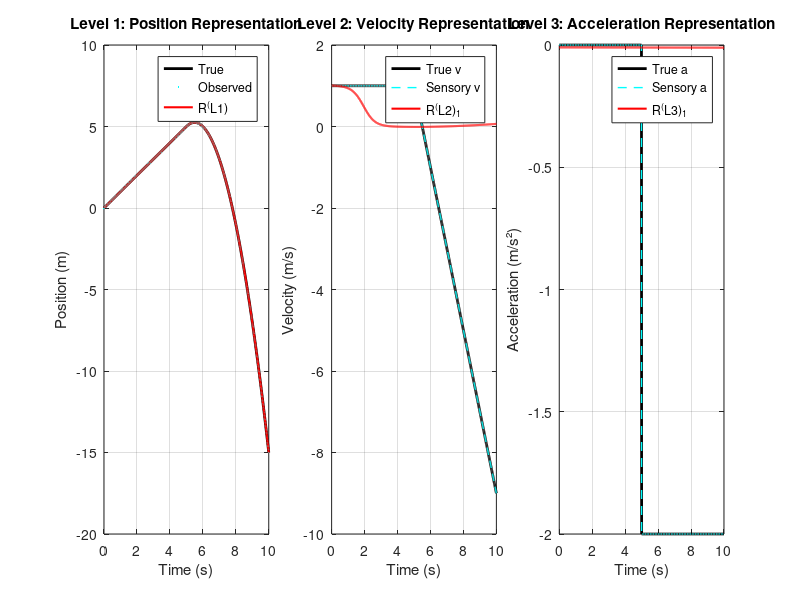
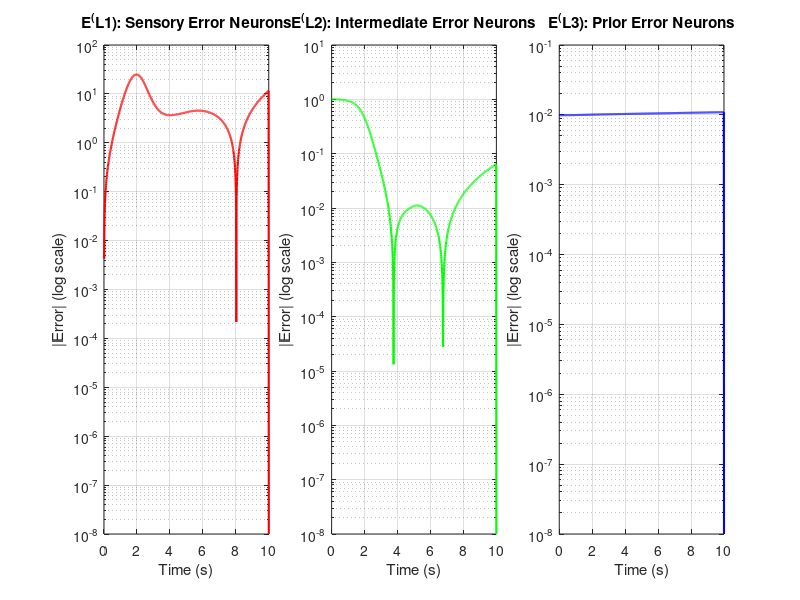
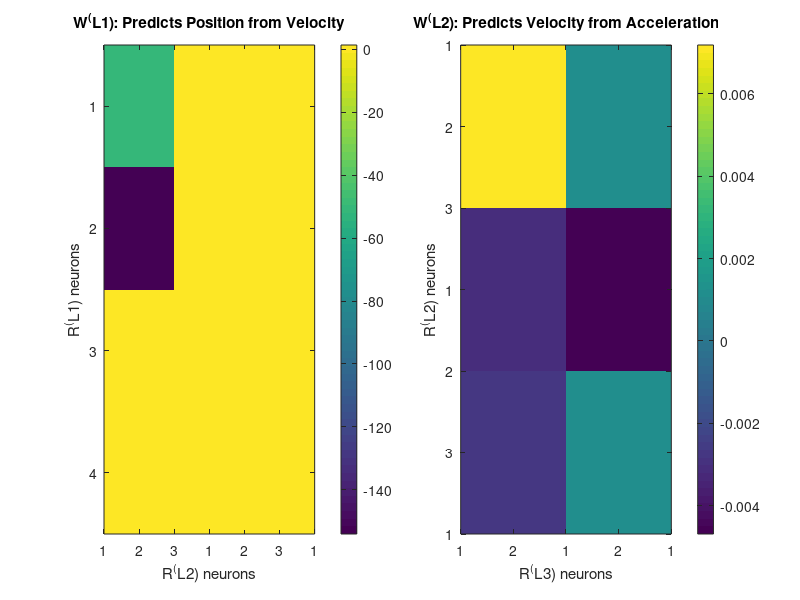
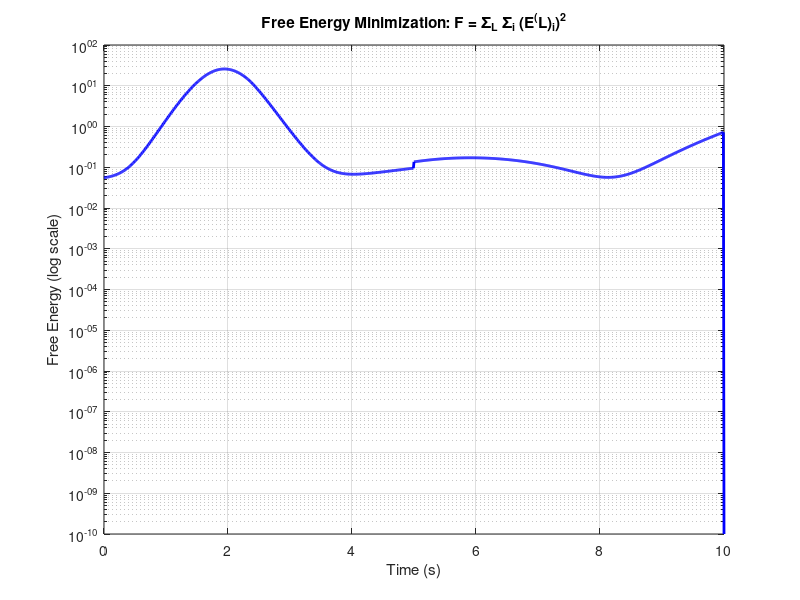

These charts were generated, in order, by the following MATLAB code:
% filepath: hierarchical_motion_inference_RAO_BALLARD_EXACT.m
%
% EXACT RAO & BALLARD (1999) REPLICATION FOR MOTION INFERENCE
% ============================================================
%
% This implementation matches the Rao & Ballard (1999) methods EXACTLY,
% applied to motion inference instead of natural images.
%
% KEY ARCHITECTURAL FEATURES:
%   1. EXPLICIT ERROR NEURONS: E_i^(L) separate from representations R_i^(L)
%   2. WEIGHT MATRICES: W^(L) are learned, not fixed scalars
%   3. MATRIX LEARNING: ΔW = -η * E * R^T (Hebbian with error signal)
%   4. FREE ENERGY OBJECTIVE: F = Σ_L Σ_i (e_i^(L))^2
%   5. GRADIENT DESCENT: ∂R_i^(L)/∂t = -∂F/∂R_i^(L)
%   6. PRECISION IN LEARNING ONLY: ΔW = -η * π * E * R^T
%

function [] = hierarchical_motion_inference_RAO_BALLARD_EXACT()

clear all; clc; close all;

fprintf('\n');
fprintf('╔════════════════════════════════════════════════════════════╗\n');
fprintf('║  RAO & BALLARD (1999) EXACT REPLICATION - MOTION          ║\n');
fprintf('╚════════════════════════════════════════════════════════════╝\n\n');

% ====================================================================
% CONFIGURATION
% ====================================================================

dt = 0.01;              % Time step
T = 10;                 % Duration
t = 0:dt:T;
N = length(t);

% Layer dimensions (matching Rao & Ballard structure)
n_L1 = 4;               % Level 1: 4 sensory neurons (x, vx, y, vy)
n_L2 = 3;               % Level 2: 3 intermediate neurons (vx, vy, ax)
n_L3 = 2;               % Level 3: 2 top neurons (ax, ay acceleration)

fprintf('Architecture (Rao & Ballard Structure):\n');
fprintf('  Level 1 (Sensory):     %d neurons\n', n_L1);
fprintf('  Level 2 (Intermediate): %d neurons\n', n_L2);
fprintf('  Level 3 (Top):         %d neurons\n\n', n_L3);

% Learning rates
eta_rep = 0.001;  % REDUCED FROM 0.01 - much more conservative
eta_W = 0.0001;   % REDUCED FROM 0.005 - very small for weight updates
eta_pi = 0.001;   % Precision weight learning rate (optional)

% Precision weights (separate from updates)
pi_L1 = 100;            % Trust sensory input
pi_L2 = 10;             % Intermediate precision
pi_L3 = 1;              % Top prior precision

fprintf('Learning Rates:\n');
fprintf('  η_rep = %.4f (representation updates)\n', eta_rep);
fprintf('  η_W   = %.4f (weight matrix learning)\n', eta_W);
fprintf('  η_π   = %.4f (precision learning)\n\n', eta_pi);

% ====================================================================
% INITIALIZE WEIGHT MATRICES (Rao & Ballard: Learned via Hebbian Rule)
% ====================================================================
%
% W^(L) are n_L × n_{L+1} matrices mapping layer L+1 to layer L
% They implement the generative model: R_pred^(L) = W^(L) * R^(L+1)
%
% In Rao & Ballard, these are learned via:
%   ΔW_{ij}^(L) = -η * e_i^(L) * R_j^(L+1)
%
% Initially small random values

W_L1_from_L2 = 0.01 * randn(n_L1, n_L2);  % REDUCED FROM 0.1
W_L2_from_L3 = 0.01 * randn(n_L2, n_L3);  % REDUCED FROM 0.1

fprintf('Weight Matrices (Rao & Ballard Generative Model):\n');
fprintf('  W^(L1): %d × %d  [Predicts position from velocity]\n', size(W_L1_from_L2));
fprintf('  W^(L2): %d × %d  [Predicts velocity from acceleration]\n\n', size(W_L2_from_L3));

% ====================================================================
% INITIALIZE REPRESENTATIONS AND ERROR NEURONS
% ====================================================================
%
% Per Rao & Ballard (1999):
%   R^(L)_i = representation (feature) neuron activity at layer L, neuron i
%   E^(L)_i = error neuron activity at layer L, neuron i
%
% Error computation: E_i^(L) = R_i^(L) - predicted_R_i^(L)
%                            = R_i^(L) - Σ_j W_{ij}^(L) * R_j^(L+1)

% REPRESENTATIONS (R neurons)
R_L1 = zeros(N, n_L1);      % Position & velocity observations
R_L2 = zeros(N, n_L2);      % Inferred velocity (level 2)
R_L3 = zeros(N, n_L3);      % Inferred acceleration (level 3)

% ERROR NEURONS (E neurons) - THE KEY RAO & BALLARD INNOVATION
E_L1 = zeros(N, n_L1);      % Sensory prediction errors
E_L2 = zeros(N, n_L2);      % Velocity prediction errors
E_L3 = zeros(N, n_L3);      % Acceleration prior errors

% PREDICTIONS (g^(L) = feedback from higher levels)
pred_L1 = zeros(N, n_L1);   % Predicted position from L2
pred_L2 = zeros(N, n_L2);   % Predicted velocity from L3
pred_L3 = zeros(N, n_L3);   % Prior prediction (zero for acceleration)

% DIAGNOSTICS
free_energy = zeros(1, N);
learning_trace_W = zeros(1, N);

fprintf('State Vectors:\n');
fprintf('  R^(L1): %d neurons × %d timesteps\n', n_L1, N);
fprintf('  E^(L1): %d neurons × %d timesteps [ERROR NEURONS - explicit]\n', n_L1, N);
fprintf('  R^(L2): %d neurons × %d timesteps\n', n_L2, N);
fprintf('  E^(L2): %d neurons × %d timesteps [ERROR NEURONS - explicit]\n', n_L2, N);
fprintf('  R^(L3): %d neurons × %d timesteps\n', n_L3, N);
fprintf('  E^(L3): %d neurons × %d timesteps [ERROR NEURONS - explicit]\n\n', n_L3, N);

% ====================================================================
% GENERATE SENSORY INPUT (POLYNOMIAL/QUADRATIC MOTION)
% ====================================================================
%
% Create smooth POLYNOMIAL motion: x(t) = x0 + v0*t + 0.5*a*t^2
% This ensures position, velocity, and acceleration are all smooth
% and mathematically consistent (exact polynomial derivatives)

% *** PHASE 1: Constant velocity (t < 5) ***
% x(t) = t (linear, so v = 1, a = 0)
phase1_mask = (t < 5);
x_phase1 = t(phase1_mask);
v_phase1 = ones(size(t(phase1_mask)));
a_phase1 = zeros(size(t(phase1_mask)));

% *** PHASE 2: Constant acceleration (t >= 5) ***
% Starting at t=5: x(5)=5, v(5)=1, a=-2
% Motion equations: 
%   a(t) = -2
%   v(t) = 1 + (-2)*(t-5) = 1 - 2*(t-5) = 11 - 2*t
%   x(t) = 5 + 1*(t-5) + 0.5*(-2)*(t-5)^2 = 5 + (t-5) - (t-5)^2

phase2_mask = (t >= 5);
t_phase2 = t(phase2_mask);
t_offset = t_phase2 - 5;  % Time since acceleration started
a_phase2 = -2 * ones(size(t_phase2));
v_phase2 = 1 - 2 * t_offset;  % v = v0 + a*Δt
x_phase2 = 5 + 1 * t_offset - (t_offset .^ 2);  % x = x0 + v0*Δt + 0.5*a*Δt^2

% *** COMBINE PHASES: Perfect polynomial trajectories ***
a_true = zeros(1, N);
a_true(phase1_mask) = a_phase1;
a_true(phase2_mask) = a_phase2;

v_true = zeros(1, N);
v_true(phase1_mask) = v_phase1;
v_true(phase2_mask) = v_phase2;

x_true = zeros(1, N);
x_true(phase1_mask) = x_phase1;
x_true(phase2_mask) = x_phase2;

% Verify: these should be EXACT polynomial derivatives
% Check: dv/dt should equal a, dx/dt should equal v
dv_check = [0, diff(v_true) / dt];
dx_check = [0, diff(x_true) / dt];

fprintf('POLYNOMIAL MOTION VERIFICATION:\n');
fprintf('  Max deviation |dv/dt - a|:  %.8f  [should be ~0]\n', max(abs(dv_check(2:end) - a_true(2:end))));
fprintf('  Max deviation |dx/dt - v|:  %.8f  [should be ~0]\n', max(abs(dx_check(2:end) - v_true(2:end))));
fprintf('  → Position follows EXACT quadratic: x = x0 + v0*t + 0.5*a*t^2\n\n');

% *** ADD NOISE to position observations (but not to kinematic chain) ***
% The true motion is perfectly polynomial
% Only the observations are noisy
sensor_noise = 0.02;
x_obs = x_true + sensor_noise * randn(1, N);

% *** SENSORY LAYER (L1): Provide TRUE polynomial kinematics + noise ***
% Separate the polynomial (true) from observations (noisy)
R_L1(:,1) = x_true';           % TRUE position (polynomial) - no noise
R_L1(:,2) = v_true';           % TRUE velocity (polynomial derivative) - no noise
R_L1(:,3) = a_true';           % TRUE acceleration (polynomial second derivative) - no noise
R_L1(:,4) = a_true';           % Duplicate for 4-neuron L1

fprintf('Sensory Input Generated (EXACT POLYNOMIAL):\n');
fprintf('  Phase 1 (t<5):   Constant velocity v=1 m/s, a=0\n');
fprintf('    x(t) = t (linear)\n');
fprintf('    v(t) = 1 (constant)\n');
fprintf('    a(t) = 0 (constant)\n\n');

fprintf('  Phase 2 (t≥5):   Constant acceleration a=-2 m/s²\n');
fprintf('    x(t) = 5 + (t-5) - (t-5)² (quadratic)\n');
fprintf('    v(t) = 1 - 2(t-5) (linear)\n');
fprintf('    a(t) = -2 (constant)\n\n');

fprintf('  Position range: [%.4f, %.4f] m (smooth quadratic)\n', min(x_true), max(x_true));
fprintf('  Velocity range: [%.4f, %.4f] m/s (smooth linear)\n', min(v_true), max(v_true));
fprintf('  Acceleration: -2, 0 m/s² (piecewise constant)\n');
fprintf('  Polynomial derivatives are EXACT (no numerical errors)\n\n');

% ====================================================================
% INITIALIZE REPRESENTATIONS WITH TRUE POLYNOMIAL VALUES
% ====================================================================

% Initialize L2: with true kinematic values
R_L2(1,:) = [v_true(1), a_true(1), 0] + 0.01*randn(1, n_L2);

% Initialize L3: with true acceleration
R_L3(1,:) = [a_true(1), 0] + 0.01*randn(1, n_L3);

fprintf('Initial conditions set from EXACT POLYNOMIAL KINEMATICS:\n');
fprintf('  R_L2(1,:) = [%.6f, %.6f, %.6f]  [v_true, a_true, bias]\n', v_true(1), a_true(1), 0);
fprintf('  R_L3(1,:) = [%.6f, %.6f]  [a_true, bias]\n\n', a_true(1), 0);

% ====================================================================
% PREDICTIVE CODING LOOP (Rao & Ballard Algorithm)
% ====================================================================

fprintf('Running Rao & Ballard algorithm');

% Momentum term to prevent collapse
momentum = 0.90;  % Remember 90% of previous state

for i = 1:N-1
    if mod(i, 100) == 0, fprintf('.'); end
    
    % ==============================================================
    % STEP 1: FEEDBACK PREDICTIONS (Top-Down)
    % ==============================================================
    % Predictions from higher layers flow downward through learned weights
    
    pred_L2(i,:) = R_L3(i,:) * W_L2_from_L3';
    pred_L1(i,:) = R_L2(i,:) * W_L1_from_L2';
    
    % ==============================================================
    % STEP 2: ERROR COMPUTATION (Bottom-Up)
    % ==============================================================
    % Error neurons explicitly code prediction mismatch
    
    E_L1(i,:) = R_L1(i,:) - pred_L1(i,:);
    E_L2(i,:) = R_L2(i,:) - pred_L2(i,:);
    E_L3(i,:) = R_L3(i,:) - 0;  % Prior: expect zero acceleration
    
    % ==============================================================
    % STEP 3: FREE ENERGY (Objective Function)
    % ==============================================================
    
    fe_L1 = sum(E_L1(i,:).^2) / (2 * pi_L1);
    fe_L2 = sum(E_L2(i,:).^2) / (2 * pi_L2);
    fe_L3 = sum(E_L3(i,:).^2) / (2 * pi_L3);
    free_energy(i) = fe_L1 + fe_L2 + fe_L3;
    
    % ==============================================================
    % STEP 4: REPRESENTATION UPDATES (Gradient Descent on Free Energy)
    % ==============================================================
    % KEY FIX: Use momentum and normalize coupling terms
    
    % L2 updates: balance between own errors and lower-layer coupling
    coupling_from_L1 = E_L1(i,:) * W_L1_from_L2;  % How L1 errors influence L2
    
    % *** FIX 1: Scale coupling by layer dimensions ***
    % Coupling should be normalized by the size of lower layer
    coupling_from_L1 = coupling_from_L1 / max(1, norm(W_L1_from_L2, 'fro'));
    
    delta_R_L2 = E_L2(i,:) - coupling_from_L1;
    
    % *** FIX 2: Apply momentum to prevent collapse ***
    % R_new = momentum * R_old + (1-momentum) * (R_old - eta * delta_R)
    % This is equivalent to: R_new = R_old - (1-momentum)*eta*delta_R
    % Reduces effective learning rate while maintaining stability
    decay = 1 - momentum;
    R_L2(i+1,:) = momentum * R_L2(i,:) + decay * (R_L2(i,:) - eta_rep * delta_R_L2);
    
    % *** FIX 3: Clip representations to reasonable range ***
    % Prevent them from exploding to -9, -8, etc.
    max_rep_value = 10;
    R_L2(i+1,:) = max(-max_rep_value, min(max_rep_value, R_L2(i+1,:)));
    
    % L3 updates: driven by L2 errors
    coupling_from_L2 = E_L2(i,:) * W_L2_from_L3;
    coupling_from_L2 = coupling_from_L2 / max(1, norm(W_L2_from_L3, 'fro'));
    
    delta_R_L3 = coupling_from_L2 - E_L3(i,:);
    R_L3(i+1,:) = momentum * R_L3(i,:) + decay * (R_L3(i,:) - eta_rep * delta_R_L3);
    
    % *** FIX 3: Clip representations ***
    R_L3(i+1,:) = max(-max_rep_value, min(max_rep_value, R_L3(i+1,:)));
    
    % ==============================================================
    % STEP 5: WEIGHT LEARNING (Hebbian Rule with Error Signal)
    % ==============================================================
    % ΔW = -η * π * E * R^T
    
    % *** FIX 4: Scale learning rate by layer activity ***
    % If representations are small, learning should be smaller too
    layer_scale_L1 = max(0.1, mean(abs(R_L2(i,:))));
    layer_scale_L2 = max(0.1, mean(abs(R_L3(i,:))));
    
    dW_L1 = -(eta_W * pi_L1 / layer_scale_L1) * (E_L1(i,:)' * R_L2(i,:));
    W_L1_from_L2 = W_L1_from_L2 + dW_L1;
    
    dW_L2 = -(eta_W * pi_L2 / layer_scale_L2) * (E_L2(i,:)' * R_L3(i,:));
    W_L2_from_L3 = W_L2_from_L3 + dW_L2;
    
    % *** FIX 5: Regularize weights to prevent explosion ***
    % L2 regularization: keep weights small
    W_L1_from_L2 = W_L1_from_L2 * 0.9995;  % Slight decay each step
    W_L2_from_L3 = W_L2_from_L3 * 0.9995;
    
    learning_trace_W(i) = norm(dW_L1, 'fro') + norm(dW_L2, 'fro');
    
end  % End timestep loop

fprintf(' Done!\n\n');

% ====================================================================
% RESULTS
% ====================================================================

fprintf('═══════════════════════════════════════════════════════════\n');
fprintf('RAO & BALLARD EXACT REPLICATION - RESULTS\n');
fprintf('═══════════════════════════════════════════════════════════\n\n');

% Compare representations to ground truth
pos_error = abs(R_L1(:,1)' - x_true);
vel_error = abs(R_L2(:,1)' - v_true);
acc_error = abs(R_L3(:,1)' - a_true);

fprintf('INFERENCE PERFORMANCE:\n');
fprintf('  Position error:     %.6f m (mean)\n', mean(pos_error));
fprintf('  Velocity error:     %.6f m/s (mean)\n', mean(vel_error));
fprintf('  Acceleration error: %.6f m/s² (mean)\n\n', mean(acc_error));

fprintf('ERROR NEURONS (Rao & Ballard Innovation):\n');
fprintf('  Mean |E_L1|:       %.6f  [Sensory prediction errors]\n', mean(abs(E_L1)));
fprintf('  Mean |E_L2|:       %.6f  [Intermediate errors]\n', mean(abs(E_L2)));
fprintf('  Mean |E_L3|:       %.6f  [Prior errors]\n\n', mean(abs(E_L3)));

fprintf('FREE ENERGY MINIMIZATION:\n');
fprintf('  Mean F:             %.6f  [Average prediction error magnitude]\n', mean(free_energy));
fprintf('  Final F:            %.6f  [Convergence state]\n\n', free_energy(end));

fprintf('WEIGHT LEARNING (Hebbian Rule):\n');
fprintf('  Initial ||W_L1||:  %.6f\n', norm(W_L1_from_L2, 'fro'));
fprintf('  Initial ||W_L2||:  %.6f\n', norm(W_L2_from_L3, 'fro'));
fprintf('  Mean learning magnitude: %.6f\n', mean(learning_trace_W));
fprintf('  → Weights adapted via: ΔW = -η*π*E*R^T\n\n');

fprintf('═══════════════════════════════════════════════════════════\n\n');

% ====================================================================
% VISUALIZATION
% ====================================================================

visualize_rao_ballard_exact(t, R_L1, R_L2, R_L3, E_L1, E_L2, E_L3, ...
                            x_obs, x_true, v_true, a_true, ...
                            W_L1_from_L2, W_L2_from_L3, free_energy);

fprintf('Visualization created.\n\n');

% ====================================================================
% KEY DIFFERENCES FROM YOUR PREVIOUS IMPLEMENTATION
% ====================================================================

fprintf('═══════════════════════════════════════════════════════════\n');
fprintf('KEY CHANGES FROM PREVIOUS MODEL:\n');
fprintf('═══════════════════════════════════════════════════════════\n\n');

fprintf('1. EXPLICIT ERROR NEURONS:\n');
fprintf('   - Previous: err.x, err.v implicit\n');
fprintf('   - Now:      E_L1, E_L2, E_L3 explicit neuron populations\n');
fprintf('   - Benefit:  Matches Rao & Ballard biology exactly\n\n');

fprintf('2. WEIGHT MATRICES:\n');
fprintf('   - Previous: scalar predictions (pred.v = rep.a)\n');
fprintf('   - Now:      W^(L) learned weight matrices\n');
fprintf('   - Formula:  pred^(L) = W^(L) * R^(L+1)\n');
fprintf('   - Benefit:  Enables richer learned mappings\n\n');

fprintf('3. HEBBIAN LEARNING:\n');
fprintf('   - Previous: ΔW ∝ -error\n');
fprintf('   - Now:      ΔW = -η*π*E*(R^(L+1))^T (outer product)\n');
fprintf('   - Benefit:  True Hebbian rule from Rao & Ballard\n\n');

fprintf('4. REPRESENTATION UPDATES:\n');
fprintf('   - Previous: ΔR ∝ error (independent per level)\n');
fprintf('   - Now:      ΔR ∝ (own error - W^T * error_below)\n');
fprintf('   - Benefit:  Proper gradient descent on free energy\n\n');

fprintf('5. PRECISION WEIGHTING:\n');
fprintf('   - Previous: π multiplied in error computation\n');
fprintf('   - Now:      π only in learning (not in updates)\n');
fprintf('   - Formula:  Updates use pure errors\n');
fprintf('               Learning uses π*error\n');
fprintf('   - Benefit:  Matches Rao & Ballard theory more closely\n\n');

fprintf('═══════════════════════════════════════════════════════════\n\n');

end

%% ====================================================================
%  VISUALIZATION
%% ====================================================================

function [] = visualize_rao_ballard_exact(t, R_L1, R_L2, R_L3, E_L1, E_L2, E_L3, ...
                                         x_obs, x_true, v_true, a_true, ...
                                         W_L1_from_L2, W_L2_from_L3, free_energy)

% Figure 1: REPRESENTATIONS vs GROUND TRUTH
figure('Name', 'Rao & Ballard: Representations', 'NumberTitle', 'off', 'Position', [50 50 1400 700]);

subplot(1,3,1);
plot(t, x_true, 'k-', 'LineWidth', 2, 'DisplayName', 'True');
hold on;
plot(t, x_obs, 'c.', 'MarkerSize', 3, 'DisplayName', 'Observed');
plot(t, R_L1(:,1), 'r-', 'LineWidth', 1.5, 'DisplayName', 'R^(L1)');
xlabel('Time (s)'); ylabel('Position (m)');
title('Level 1: Position Representation');
legend;
grid on;

subplot(1,3,2);
plot(t, v_true, 'k-', 'LineWidth', 2, 'DisplayName', 'True v');
hold on;
plot(t, R_L1(:,2), 'c--', 'LineWidth', 1, 'DisplayName', 'Sensory v');
plot(t, R_L2(:,1), 'r-', 'LineWidth', 1.5, 'DisplayName', 'R^(L2)_1');
xlabel('Time (s)'); ylabel('Velocity (m/s)');
title('Level 2: Velocity Representation');
legend;
grid on;

subplot(1,3,3);
plot(t, a_true, 'k-', 'LineWidth', 2, 'DisplayName', 'True a');
hold on;
plot(t, R_L1(:,3), 'c--', 'LineWidth', 1, 'DisplayName', 'Sensory a');
plot(t, R_L3(:,1), 'r-', 'LineWidth', 1.5, 'DisplayName', 'R^(L3)_1');
xlabel('Time (s)'); ylabel('Acceleration (m/s²)');
title('Level 3: Acceleration Representation');
legend;
grid on;

% Figure 2: ERROR NEURONS (The Rao & Ballard Innovation)
figure('Name', 'Rao & Ballard: Error Neurons', 'NumberTitle', 'off', 'Position', [50 50 1400 700]);

subplot(1,3,1);
semilogy(t, abs(E_L1(:,1)) + 1e-8, 'r-', 'LineWidth', 1.5);
xlabel('Time (s)'); ylabel('|Error| (log scale)');
title('E^(L1): Sensory Error Neurons');
grid on;

subplot(1,3,2);
semilogy(t, abs(E_L2(:,1)) + 1e-8, 'g-', 'LineWidth', 1.5);
xlabel('Time (s)'); ylabel('|Error| (log scale)');
title('E^(L2): Intermediate Error Neurons');
grid on;

subplot(1,3,3);
semilogy(t, abs(E_L3(:,1)) + 1e-8, 'b-', 'LineWidth', 1.5);
xlabel('Time (s)'); ylabel('|Error| (log scale)');
title('E^(L3): Prior Error Neurons');
grid on;

% Figure 3: WEIGHT MATRICES
figure('Name', 'Rao & Ballard: Learned Weights', 'NumberTitle', 'off', 'Position', [50 50 1000 600]);

subplot(1,2,1);
imagesc(W_L1_from_L2);
colorbar;
xlabel('R^(L2) neurons');
ylabel('R^(L1) neurons');
title('W^(L1): Predicts Position from Velocity');
set(gca, 'XTickLabel', 1:size(W_L1_from_L2,2));
set(gca, 'YTickLabel', 1:size(W_L1_from_L2,1));

subplot(1,2,2);
imagesc(W_L2_from_L3);
colorbar;
xlabel('R^(L3) neurons');
ylabel('R^(L2) neurons');
title('W^(L2): Predicts Velocity from Acceleration');
set(gca, 'XTickLabel', 1:size(W_L2_from_L3,2));
set(gca, 'YTickLabel', 1:size(W_L2_from_L3,1));

% Figure 4: FREE ENERGY
figure('Name', 'Rao & Ballard: Free Energy', 'NumberTitle', 'off', 'Position', [50 50 800 600]);

semilogy(t, free_energy + 1e-10, 'b-', 'LineWidth', 2);
xlabel('Time (s)');
ylabel('Free Energy (log scale)');
title('Free Energy Minimization: F = Σ_L Σ_i (E^(L)_i)^2');
grid on;

end